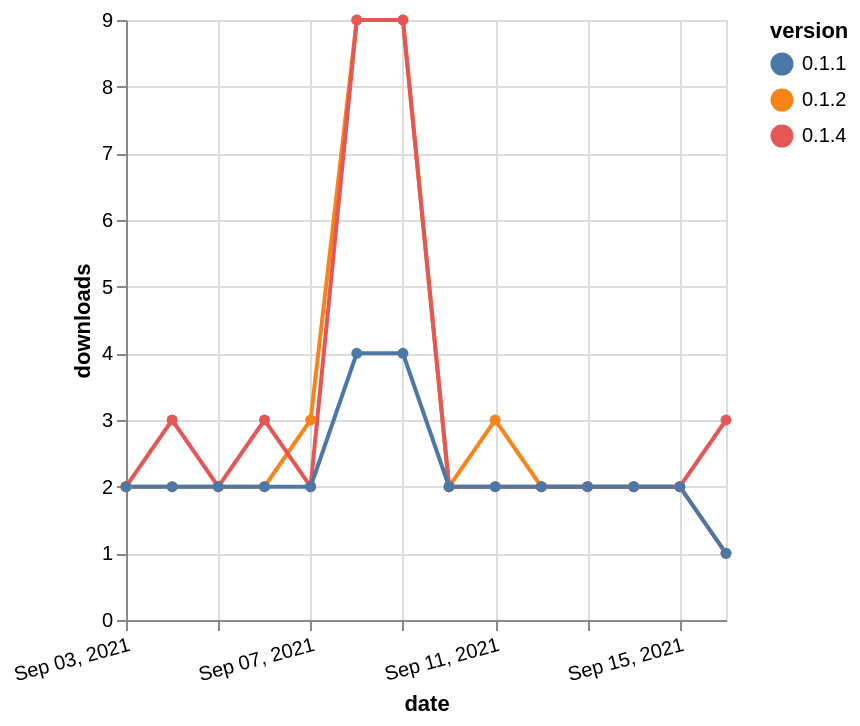

Vega-Lite specification for this chart:
### Vega-Lite specification from a JSON file in a GitHub repository (floating-point values rounded to 4 significant figures)
{"$schema": "https://vega.github.io/schema/vega-lite/v5.json", "description": "A simple bar chart with embedded data.", "data": {"values": [{"date": "2021-09-03", "total": 1551, "delta": 2, "version": "0.1.2"}, {"date": "2021-09-04", "total": 1553, "delta": 2, "version": "0.1.2"}, {"date": "2021-09-05", "total": 1555, "delta": 2, "version": "0.1.2"}, {"date": "2021-09-06", "total": 1557, "delta": 2, "version": "0.1.2"}, {"date": "2021-09-07", "total": 1560, "delta": 3, "version": "0.1.2"}, {"date": "2021-09-08", "total": 1569, "delta": 9, "version": "0.1.2"}, {"date": "2021-09-09", "total": 1578, "delta": 9, "version": "0.1.2"}, {"date": "2021-09-10", "total": 1580, "delta": 2, "version": "0.1.2"}, {"date": "2021-09-11", "total": 1583, "delta": 3, "version": "0.1.2"}, {"date": "2021-09-12", "total": 1585, "delta": 2, "version": "0.1.2"}, {"date": "2021-09-13", "total": 1587, "delta": 2, "version": "0.1.2"}, {"date": "2021-09-14", "total": 1589, "delta": 2, "version": "0.1.2"}, {"date": "2021-09-15", "total": 1591, "delta": 2, "version": "0.1.2"}, {"date": "2021-09-16", "total": 1592, "delta": 1, "version": "0.1.2"}, {"date": "2021-09-03", "total": 758, "delta": 2, "version": "0.1.4"}, {"date": "2021-09-04", "total": 761, "delta": 3, "version": "0.1.4"}, {"date": "2021-09-05", "total": 763, "delta": 2, "version": "0.1.4"}, {"date": "2021-09-06", "total": 766, "delta": 3, "version": "0.1.4"}, {"date": "2021-09-07", "total": 768, "delta": 2, "version": "0.1.4"}, {"date": "2021-09-08", "total": 777, "delta": 9, "version": "0.1.4"}, {"date": "2021-09-09", "total": 786, "delta": 9, "version": "0.1.4"}, {"date": "2021-09-10", "total": 788, "delta": 2, "version": "0.1.4"}, {"date": "2021-09-11", "total": 790, "delta": 2, "version": "0.1.4"}, {"date": "2021-09-12", "total": 792, "delta": 2, "version": "0.1.4"}, {"date": "2021-09-13", "total": 794, "delta": 2, "version": "0.1.4"}, {"date": "2021-09-14", "total": 796, "delta": 2, "version": "0.1.4"}, {"date": "2021-09-15", "total": 798, "delta": 2, "version": "0.1.4"}, {"date": "2021-09-16", "total": 801, "delta": 3, "version": "0.1.4"}, {"date": "2021-09-03", "total": 1148, "delta": 2, "version": "0.1.1"}, {"date": "2021-09-04", "total": 1150, "delta": 2, "version": "0.1.1"}, {"date": "2021-09-05", "total": 1152, "delta": 2, "version": "0.1.1"}, {"date": "2021-09-06", "total": 1154, "delta": 2, "version": "0.1.1"}, {"date": "2021-09-07", "total": 1156, "delta": 2, "version": "0.1.1"}, {"date": "2021-09-08", "total": 1160, "delta": 4, "version": "0.1.1"}, {"date": "2021-09-09", "total": 1164, "delta": 4, "version": "0.1.1"}, {"date": "2021-09-10", "total": 1166, "delta": 2, "version": "0.1.1"}, {"date": "2021-09-11", "total": 1168, "delta": 2, "version": "0.1.1"}, {"date": "2021-09-12", "total": 1170, "delta": 2, "version": "0.1.1"}, {"date": "2021-09-13", "total": 1172, "delta": 2, "version": "0.1.1"}, {"date": "2021-09-14", "total": 1174, "delta": 2, "version": "0.1.1"}, {"date": "2021-09-15", "total": 1176, "delta": 2, "version": "0.1.1"}, {"date": "2021-09-16", "total": 1177, "delta": 1, "version": "0.1.1"}]}, "width": "container", "mark": {"type": "line", "point": {"filled": true}}, "encoding": {"x": {"field": "date", "type": "temporal", "timeUnit": "yearmonthdate", "title": "date", "axis": {"labelAngle": -15}}, "y": {"field": "delta", "type": "quantitative", "title": "downloads"}, "color": {"field": "version", "type": "nominal"}, "tooltip": {"field": "delta"}}}
